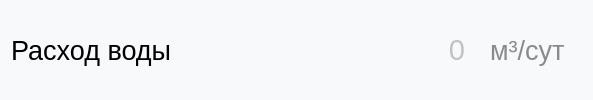
                     <widget class="QWidget" name="widget_61" native="true">
                      <property name="font">
                       <font>
                        <pointsize>36</pointsize>
                       </font>
                      </property>
                      <property name="styleSheet">
                       <string notr="true">border-radius: 8px;
background-color:rgb(248, 249, 251);
color: rgb(140, 139, 139);</string>
                      </property>
                      <layout class="QHBoxLayout" name="horizontalLayout_99">
                       <item>
                        <widget class="QLabel" name="temperature_4">
                         <property name="minimumSize">
                          <size>
                           <width>0</width>
                           <height>0</height>
                          </size>
                         </property>
                         <property name="maximumSize">
                          <size>
                           <width>16777215</width>
                           <height>16777215</height>
                          </size>
                         </property>
                         <property name="font">
                          <font>
                           <pointsize>20</pointsize>
                          </font>
                         </property>
                         <property name="styleSheet">
                          <string notr="true">background-color:rgb(248, 249, 251);
color: rgb(0, 0, 0);
margin-right: 0px;
</string>
                         </property>
                         <property name="inputMethodHints">
                          <set>Qt::ImhNone</set>
                         </property>
                         <property name="text">
                          <string>Расход воды</string>
                         </property>
                         <property name="wordWrap">
                          <bool>true</bool>
                         </property>
                        </widget>
                       </item>
                       <item>
                        <widget class="QLineEdit" name="vater_ras">
                         <property name="minimumSize">
                          <size>
                           <width>0</width>
                           <height>0</height>
                          </size>
                         </property>
                         <property name="font">
                          <font>
                           <family>MS Shell Dlg 2</family>
                           <pointsize>22</pointsize>
                           <weight>50</weight>
                           <italic>false</italic>
                           <bold>false</bold>
                           <strikeout>false</strikeout>
                          </font>
                         </property>
                         <property name="layoutDirection">
                          <enum>Qt::LeftToRight</enum>
                         </property>
                         <property name="styleSheet">
                          <string notr="true">background-color:rgb(248, 249, 251);
color: rgb(140, 139, 139);
outline: 0px;
padding-left: 10px;
margin-left: 20px;
margin-right: 10px;
border-top-left-radius: 0px;
border-bottom-left-radius: 00px;
border: none;

</string>
                         </property>
                         <property name="alignment">
                          <set>Qt::AlignRight|Qt::AlignTrailing|Qt::AlignVCenter</set>
                         </property>
                         <property name="placeholderText">
                          <string>0</string>
                         </property>
                        </widget>
                       </item>
                       <item>
                        <widget class="QLabel" name="dimension_temperature_4">
                         <property name="font">
                          <font>
                           <pointsize>20</pointsize>
                          </font>
                         </property>
                         <property name="styleSheet">
                          <string notr="true">margin-right: 10px;
</string>
                         </property>
                         <property name="text">
                          <string>м³/сут</string>
                         </property>
                        </widget>
                       </item>
                      </layout>
                     </widget>
